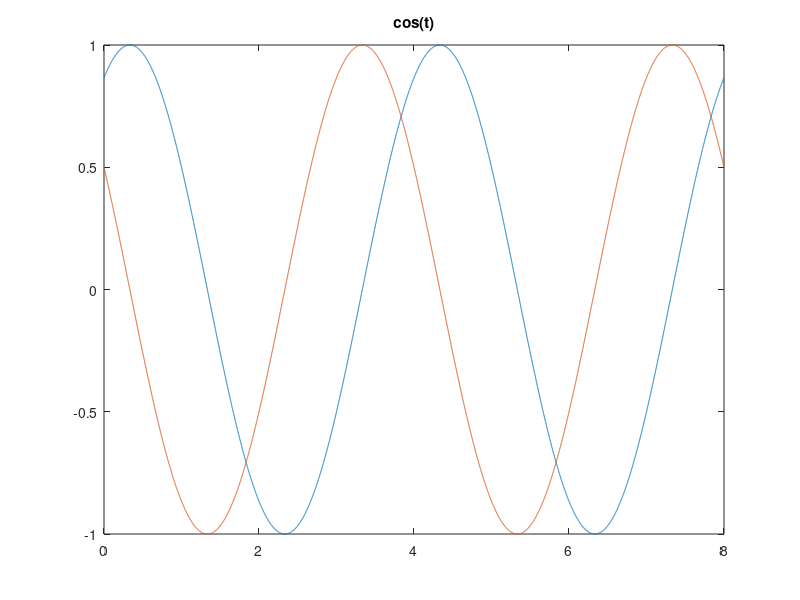

Reproduce this figure in MATLAB.
w = pi / 2;
phi = pi / 3;
t = 0 : 0.001 : 8;
ft1 = sin(w*t+phi);
ft2 = cos(w*t+phi);
subplot(1,1,1);
plot(t,ft1);
title('sin(t)');
hold on
plot(t,ft2);
title('cos(t)');

